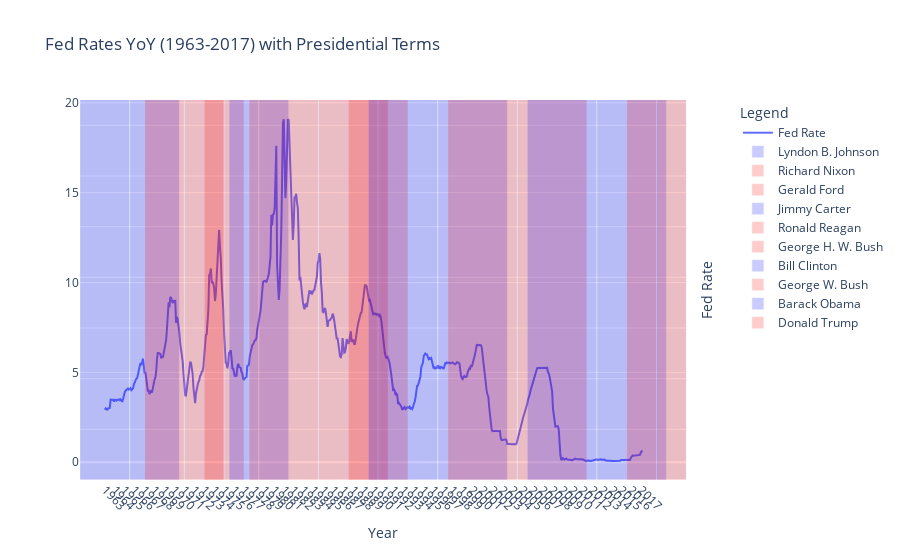

Notebook cell for this chart:
### Markdown cell above
### <font color='lightblue'>Initial Analysis (Plot Below):  Presidential Terms Compared to Fed Rates</font>

From this initial analysis, I don't see a definitive correlation.  There does appear that possibly there are relative higher rates correlated to Republican terms, but it is not clear.

### Code cell
presidential_comparison_plot(historical_fed_rate_data['Date'], historical_fed_rate_data['Effective Federal Funds Rate'], "Fed Rates YoY (1963-2017) with Presidential Terms","Fed Rate")

### Figure 1 — Plotly figure (JSON) as saved in the notebook; plotly's stock layout.template omitted (floating-point values rounded to 4 significant figures; data arrays with more than 128 entries replaced by an {"elided": "..."} marker saying what was removed)
{"data": [{"name": "Fed Rate", "type": "scatter", "x": {"elided": "650 str values"}, "xaxis": "x", "y": {"elided": "650 float values"}, "yaxis": "y"}, {"hoverinfo": "name+x", "marker": {"color": "blue"}, "name": "Lyndon B. Johnson", "opacity": 0.2, "type": "bar", "x": [1963, 1968], "xaxis": "x", "y": [2, 2], "yaxis": "y2"}, {"hoverinfo": "name+x", "marker": {"color": "red"}, "name": "Richard Nixon", "opacity": 0.2, "type": "bar", "x": [1969, 1973], "xaxis": "x", "y": [2, 2], "yaxis": "y2"}, {"hoverinfo": "name+x", "marker": {"color": "red"}, "name": "Gerald Ford", "opacity": 0.2, "type": "bar", "x": [1974, 1976], "xaxis": "x", "y": [2, 2], "yaxis": "y2"}, {"hoverinfo": "name+x", "marker": {"color": "blue"}, "name": "Jimmy Carter", "opacity": 0.2, "type": "bar", "x": [1977, 1980], "xaxis": "x", "y": [2, 2], "yaxis": "y2"}, {"hoverinfo": "name+x", "marker": {"color": "red"}, "name": "Ronald Reagan", "opacity": 0.2, "type": "bar", "x": [1981, 1988], "xaxis": "x", "y": [2, 2], "yaxis": "y2"}, {"hoverinfo": "name+x", "marker": {"color": "red"}, "name": "George H. W. Bush", "opacity": 0.2, "type": "bar", "x": [1989, 1992], "xaxis": "x", "y": [2, 2], "yaxis": "y2"}, {"hoverinfo": "name+x", "marker": {"color": "blue"}, "name": "Bill Clinton", "opacity": 0.2, "type": "bar", "x": [1993, 2000], "xaxis": "x", "y": [2, 2], "yaxis": "y2"}, {"hoverinfo": "name+x", "marker": {"color": "red"}, "name": "George W. Bush", "opacity": 0.2, "type": "bar", "x": [2001, 2008], "xaxis": "x", "y": [2, 2], "yaxis": "y2"}, {"hoverinfo": "name+x", "marker": {"color": "blue"}, "name": "Barack Obama", "opacity": 0.2, "type": "bar", "x": [2009, 2016], "xaxis": "x", "y": [2, 2], "yaxis": "y2"}, {"hoverinfo": "name+x", "marker": {"color": "red"}, "name": "Donald Trump", "opacity": 0.2, "type": "bar", "x": [2017, 2020], "xaxis": "x", "y": [2, 2], "yaxis": "y2"}], "layout": {"bargap": 0, "barmode": "overlay", "hovermode": "x unified", "legend": {"title": {"text": "Legend"}}, "title": {"text": "Fed Rates YoY (1963-2017) with Presidential Terms"}, "xaxis": {"anchor": "y", "domain": [0, 0.94], "tickangle": 45, "ticktext": ["1963", "1964", "1965", "1966", "1967", "1968", "1969", "1970", "1971", "1972", "1973", "1974", "1975", "1976", "1977", "1978", "1979", "1980", "1981", "1982", "1983", "1984", "1985", "1986", "1987", "1988", "1989", "1990", "1991", "1992", "1993", "1994", "1995", "1996", "1997", "1998", "1999", "2000", "2001", "2002", "2003", "2004", "2005", "2006", "2007", "2008", "2009", "2010", "2011", "2012", "2013", "2014", "2015", "2016", "2017"], "tickvals": [1963, 1964, 1965, 1966, 1967, 1968, 1969, 1970, 1971, 1972, 1973, 1974, 1975, 1976, 1977, 1978, 1979, 1980, 1981, 1982, 1983, 1984, 1985, 1986, 1987, 1988, 1989, 1990, 1991, 1992, 1993, 1994, 1995, 1996, 1997, 1998, 1999, 2000, 2001, 2002, 2003, 2004, 2005, 2006, 2007, 2008, 2009, 2010, 2011, 2012, 2013, 2014, 2015, 2016, 2017], "title": {"text": "Year"}}, "yaxis": {"anchor": "x", "domain": [0, 1]}, "yaxis2": {"anchor": "x", "overlaying": "y", "range": [0, 1.5], "showticklabels": false, "side": "right", "title": {"text": "Fed Rate"}}}}
